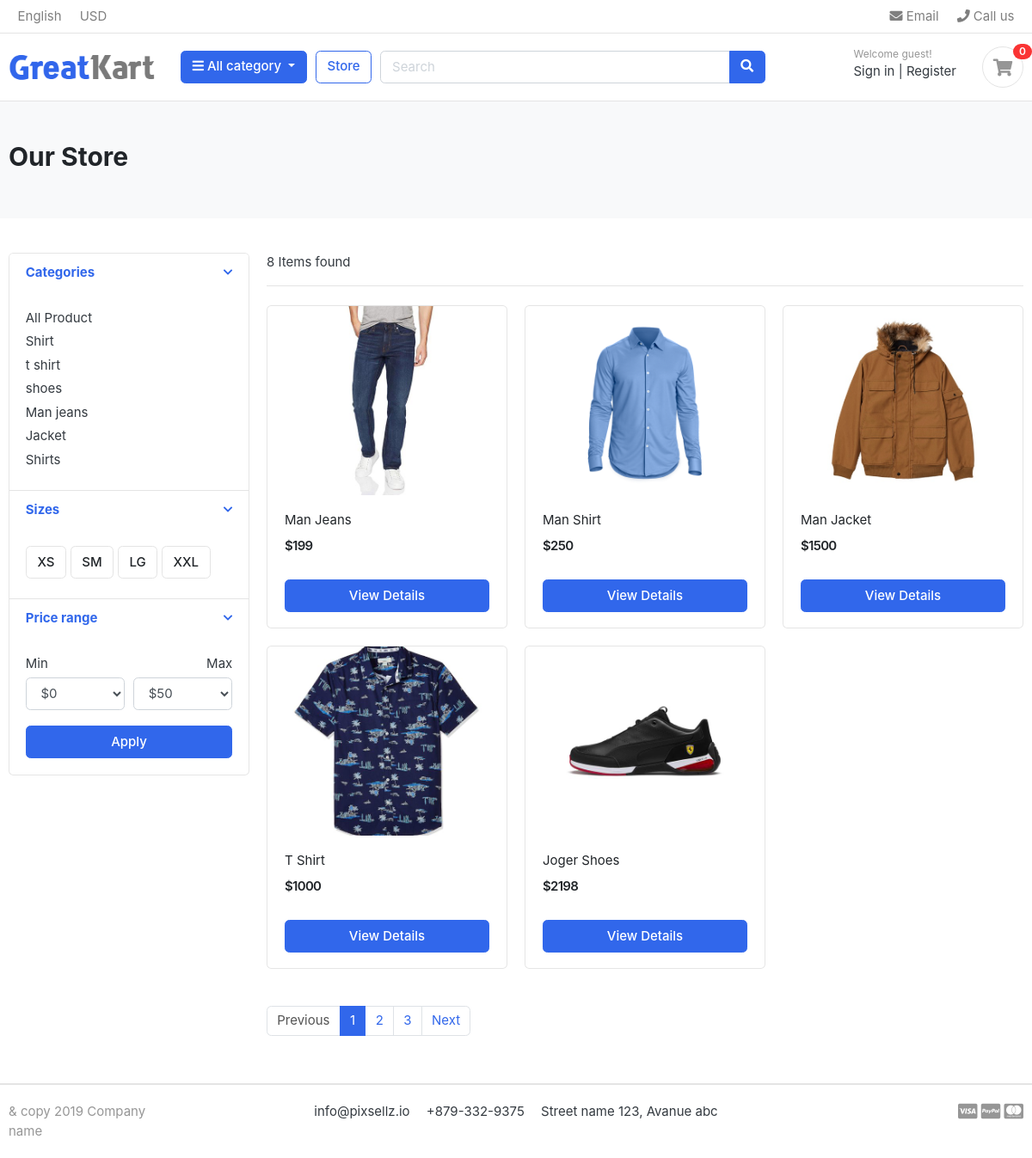
/store/, run on the app's committed database.
### category/models.py (models this page shows, shortened)
class Categorie(models.Model):
    category_name = models.CharField(max_length=50, unique=True)
    slug = models.SlugField(max_length=50, unique=True)
    description = models.TextField()
    file = models.ImageField(upload_to='images', blank=True)

### store/models.py (models this page shows, shortened)
class Product(models.Model):
    Product_name    = models.CharField(max_length=50, unique=True)
    Slug            = models.SlugField(max_length=50, unique=True)
    Description     = models.TextField()
    Price           = models.IntegerField()
    Image           = models.ImageField(upload_to='product/images')
    Stock           = models.IntegerField()
    is_available    = models.BooleanField(default=True)
    category        = models.ForeignKey(Categorie, on_delete=models.CASCADE)
    Created_date    = models.DateTimeField(auto_now_add=True)
    Modified_date   = models.DateTimeField(auto_now=True)
    def product_url(self):
        return reverse ('product_by_details', args=[self.category.slug,self.Slug])

### store/views.py (the view)
# urls.py: path('', views.Store, name='store'),
def Store(request, category_slug=None):
    categories = None
    product = None
    if category_slug != None:
        categories = get_object_or_404(Categorie, slug = category_slug)
        product = Product.objects.filter(category=categories, is_available=True)
        product_count = product.count()
    else:
        product = Product.objects.all().filter(is_available=True)
        paginator = Paginator(product, 5)  # Show 25 contacts per page.
        page_number = request.GET.get("page")
        page_obj = paginator.get_page(page_number)
        product_count = product.count()
    context ={
        'products':page_obj,
        'prouduct_count': product_count,
    }
    return render(request, 'store.html', context)

### cart/context_processor.py (called while the page is built)
def counter(request):
    cart_count = 0
    try :
        cart = Cart.objects.get(cart_id= _cart_id(request))
        cart_itams = CartIteam.objects.filter(cart=cart, is_active=True)
        cart_count = sum(iteam.quantity for iteam in cart_itams)
    except Cart.DoesNotExist:
        cart_count = 0
    return dict(cart_count=cart_count)

### cart/views.py (called while the page is built)
def _cart_id(request):
    cart = request.session.session_key
    if not cart:
       cart = request.session.create()
    return cart

### category/context_processor.py (called while the page is built)
def get_links(request):
    links = Categorie.objects.all()
    return dict(link=links)

### templates/store.html (shortened to what this page needs)
{% extends "base.html" %}
{% load static %}
{% block content %}
<section class="section-pagetop bg">
<div class="container">
	<h2 class="title-page">Our Store</h2>
</div>
</section>
<section class="section-content padding-y">
<div class="container">
<div class="row">
	<aside class="col-md-3">
<div class="card">
	<article class="filter-group">
		<header class="card-header">
			<a href="#" data-toggle="collapse" data-target="#collapse_1" aria-expanded="true" class="">
				<i class="icon-control fa fa-chevron-down"></i>
				<h6 class="title">Categories</h6>
			</a>
		</header>
		<div class="filter-content collapse show" id="collapse_1" style="">
			<div class="card-body">
				<ul class="list-menu">
				<li><a href="{% url "store" %}">All Product</a></li>
				{% for category in link %}
				<li><a href="{% url 'category_by_product' category.slug %}">{{category.category_name}}</a></li>
				{% endfor %}
				</ul>
			</div>
		</div>
	</article>
	<article class="filter-group">
		<header class="card-header">
			<a href="#" data-toggle="collapse" data-target="#collapse_4" aria-expanded="true" class="">
				<i class="icon-control fa fa-chevron-down"></i>
				<h6 class="title">Sizes </h6>
			</a>
		</header>
		<div class="filter-content collapse show" id="collapse_4" style="">
			<div class="card-body">
			  <label class="checkbox-btn">
			    <span class="btn btn-light"> XS </span>
			  </label>
			  <label class="checkbox-btn">
			    <span class="btn btn-light"> SM </span>
			  </label>
			  <label class="checkbox-btn">
			    <span class="btn btn-light"> LG </span>
			  </label>
			  <label class="checkbox-btn">
			    <span class="btn btn-light"> XXL </span>
			  </label>
		</div>
		</div>
	</article>
	<article class="filter-group">
		<header class="card-header">
			<a href="#" data-toggle="collapse" data-target="#collapse_3" aria-expanded="true" class="">
				<i class="icon-control fa fa-chevron-down"></i>
				<h6 class="title">Price range </h6>
			</a>
		</header>
		<div class="filter-content collapse show" id="collapse_3" style="">
			<div class="card-body">
				<div class="form-row">
				<div class="form-group col-md-6">
				  <label>Min</label>
				  	<select class="mr-2 form-control">
						<option value="0">$0</option>
					</select>
				</div>
				<div class="form-group text-right col-md-6">
				  <label>Max</label>
				  	<select class="mr-2 form-control">
						<option value="50">$50</option>
					</select>
				</div>
				</div>
				<button class="btn btn-block btn-primary">Apply</button>
			</div>
		</div>
	</article>
</div>
	</aside>
	<main class="col-md-9">
<header class="border-bottom mb-4 pb-3">
		<div class="form-inline">
			<span class="mr-md-auto">{{prouduct_count}} Items found </span>
		</div>
</header>
<div class="row">
	{% for product in products %}
	<div class="col-md-4">
		<figure class="card card-product-grid">
			<div class="img-wrap">
				<img src="{{product.Image.url}}">
			</div>
			<figcaption class="info-wrap">
				<div class="fix-height">
					<a href="#" class="title">{{product.Product_name}}</a>
					<div class="price-wrap mt-2">
						<span class="price">${{product.Price}}</span>
					</div>
				</div>
				<a href="{{product.product_url}}" class="btn btn-block btn-primary">View Details </a>
			</figcaption>
		</figure>
	</div>
	{% endfor %}
</div>
<nav class="mt-4" aria-label="Page navigation sample">
  <ul class="pagination">
    <li class="page-item disabled"><a class="page-link" href="#">Previous</a></li>
    <li class="page-item active"><a class="page-link" href="#">1</a></li>
    <li class="page-item"><a class="page-link" href="#">2</a></li>
    <li class="page-item"><a class="page-link" href="#">3</a></li>
    <li class="page-item"><a class="page-link" href="#">Next</a></li>
  </ul>
</nav>
	</main>
</div>
</div>
</section>
{% endblock content %}

### static/css/ui.css (style rules this page uses)
html { font-family: "Inter", sans-serif; font-size: 15px; }
.img-wrap { text-align: center; display: block; }
.img-wrap img { max-width: 100%; }
.price-wrap { letter-spacing: -0.7px; }
.padding-y { padding-top: 40px; padding-bottom: 40px; }
figure { margin-bottom: 0; }
article:after, .form-group:after { display: block; clear: both; content: ""; }
.bg { background-color: #f8f9fa; }
.title-page { color: #212529; }
.btn-light { background-color: #fff; border-color: #e4e4e4; }
[class*=list-] li:after { visibility: hidden; display: block; content: ""; overflow: hidden; height: 0; clear: both; }
.list-menu { list-style: none; margin: 0; padding-left: 0; }
.list-menu li { margin-bottom: 5px; }
.list-menu a { color: #343a40; }
[class*=card-product] a.title { color: #212529; display: block; }
[class*=card-product] .img-wrap { overflow: hidden; position: relative; }
[class*=card-product] .img-wrap img { height: 100%; max-width: 100%; width: auto; display: inline-block; -o-object-fit: cover; object-fit: cover; }
.card-product-grid { margin-bottom: 20px; }
.card-product-grid .img-wrap { border-radius: 0.2rem 0.2rem 0 0; height: 220px; }
.card-product-grid .info-wrap { overflow: hidden; padding: 18px 20px; }
.card-product-grid .fix-height { height: 80px; overflow: hidden; }
.card .img-wrap { overflow: hidden; }
.price { font-weight: 600; color: #212529; }
.icon-control { margin-top: 5px; float: right; font-size: 80%; }
.card-header .title { margin-bottom: 0; line-height: 1.5; }
.filter-group { border-bottom: 1px solid #e4e4e4; }
.filter-group .card-header { border-bottom: 0; }
.filter-group:last-child { border-bottom: 0; }
.checkbox-btn { position: relative; }
.section-pagetop { padding: 45px 0; }

### data on the page
Categorie: category_name "Shirt"
Categorie: category_name "t shirt"
Categorie: category_name "shoes"
Categorie: category_name "Man jeans"
Categorie: category_name "Jacket"
Categorie: category_name "Shirts"
Product: Image (picture), Product_name "Man Jeans", Price "199"
Product: Image (picture), Product_name "Man Shirt", Price "250"
Product: Image (picture), Product_name "Man Jacket", Price "1500"
Product: Image (picture), Product_name "T Shirt", Price "1000"
Product: Image (picture), Product_name "Joger Shoes", Price "2198"

### other printed values
{{ cart_count }} "0"
{{ prouduct_count }} "8"
